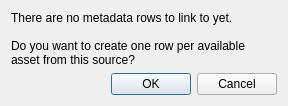
<?xml version="1.0" encoding="UTF-8"?>
<ui version="4.0">
 <class>dialog_media_create_rows</class>
 <widget class="QDialog" name="dialog_media_create_rows">
  <property name="windowTitle"><string>Create Metadata Rows?</string></property>
  <property name="minimumWidth"><number>440</number></property>
  <property name="surfaceRole" stdset="0"><string>panel</string></property>
  <layout class="QVBoxLayout" name="layout_dialog">
   <item><widget class="QLabel" name="label_explanation">
    <property name="text"><string>There are no metadata rows to link to yet.

Do you want to create one row per available asset from this source?</string></property>
    <property name="wordWrap"><bool>true</bool></property>
   </widget></item>
   <item><widget class="QDialogButtonBox" name="button_box"><property name="standardButtons"><set>QDialogButtonBox::Cancel|QDialogButtonBox::Ok</set></property></widget></item>
  </layout>
 </widget><resources/><connections/>
</ui>
